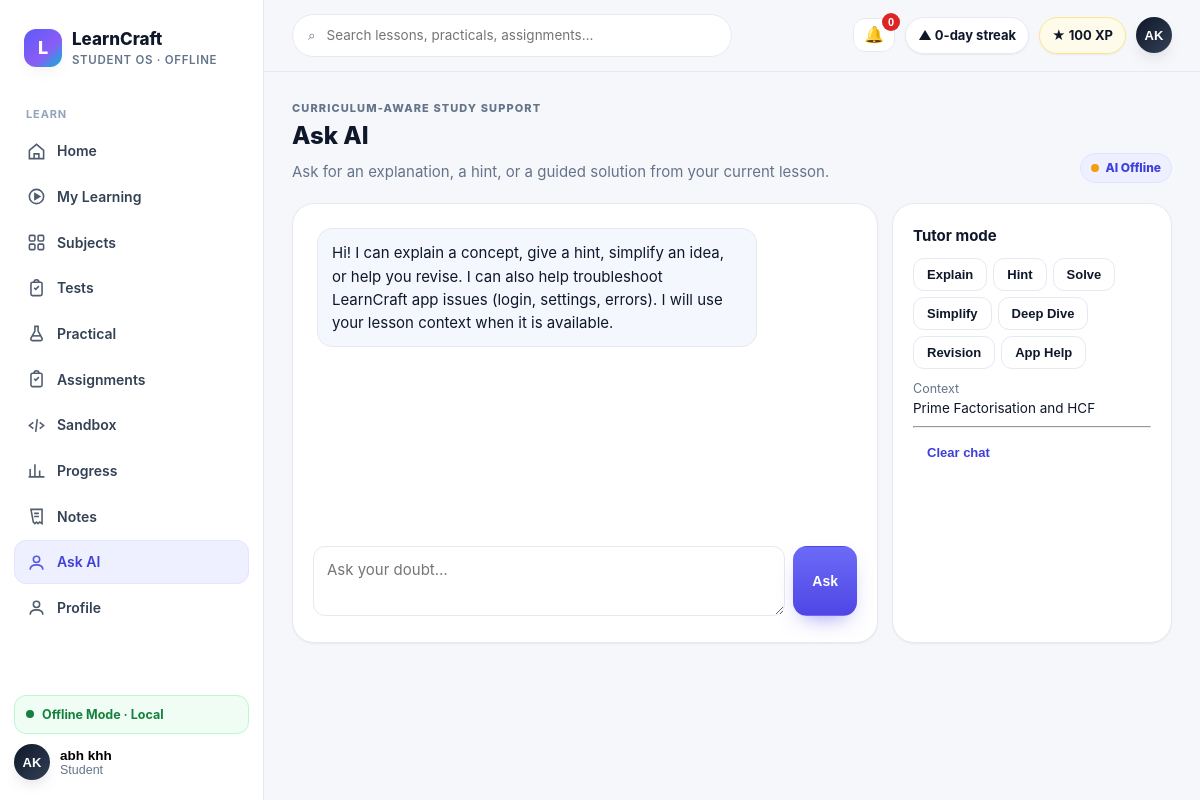
Page /ask-ai?lesson_id=cbse-x-2026-27-maths-real-numbers-prime-factorisation (signed in) on the committed database.
### tables this page shows
CREATE TABLE users (
            id INTEGER PRIMARY KEY AUTOINCREMENT,
            name TEXT NOT NULL,
            email TEXT NOT NULL UNIQUE,
            password_hash TEXT NOT NULL,
            role TEXT NOT NULL DEFAULT 'STUDENT',
            avatar TEXT,
            bio TEXT,
            created_at TIMESTAMP NOT NULL DEFAULT CURRENT_TIMESTAMP,
            updated_at TIMESTAMP NOT NULL DEFAULT CURRENT_TIMESTAMP
        );

CREATE TABLE academic_lessons (
            lesson_id TEXT PRIMARY KEY,
            topic_id TEXT NOT NULL,
            title TEXT NOT NULL,
            slug TEXT NOT NULL,
            summary TEXT NOT NULL,
            learning_objectives_json TEXT NOT NULL,
            prerequisites_json TEXT NOT NULL,
            estimated_minutes INTEGER NOT NULL,
            difficulty TEXT NOT NULL,
            content_blocks_json TEXT NOT NULL,
            source_reference TEXT NOT NULL,
            FOREIGN KEY(topic_id) REFERENCES academic_topics(topic_id)
        );

### app/main.py (the view)
@app.route("/ask-ai")
@require_auth
def ask_ai():
    lesson_id = request.args.get("lesson_id", "")
    lesson = get_academic_lesson(lesson_id) if lesson_id else None
    return render_template("pages/ask_ai.html", title="Ask AI", lesson=lesson,
                           **shell_ctx("ask-ai", current_user()))

### app/database/connection.py (called while the page is built)
def resolve_db_path():
    configured = os.environ.get("LEARNCRAFT_DB_PATH")
    if configured:
        return Path(configured)
    return DATA_DIR / "learncraft.db"

def get_connection():
    db_path = resolve_db_path()
    db_path.parent.mkdir(parents=True, exist_ok=True)
    connection = sqlite3.connect(db_path)
    connection.row_factory = sqlite3.Row
    return connection

def _row_to_dict(row):
    return dict(row) if row else None

def get_user_by_id(user_id):
    connection = get_connection()
    user = connection.execute("SELECT * FROM users WHERE id = ?", (int(user_id),)).fetchone()
    connection.close()
    return _row_to_dict(user)

def user_payload(user):
    if not user:
        return None
    user_data = dict(user)
    user_data.pop("password_hash", None)
    return user_data

def get_user_progress(user_id):
    connection = get_connection()
    rows = connection.execute(
        "SELECT * FROM learning_progress WHERE user_id = ? ORDER BY updated_at DESC",
        (int(user_id),),
    ).fetchall()
    connection.close()
    return [dict(row) for row in rows]

### app/main.py (called while the page is built, shortened)
def current_user():
    user_id = session.get("user_id")
    if not user_id:
        return None
    return user_payload(get_user_by_id(user_id))

def is_teacher_user(user=None):
    return bool(user) and user.get("role") in {"TEACHER", "ADMIN"}

def require_auth(view):
    @wraps(view)
    def wrapped(*args, **kwargs):
        user = current_user()
        return view(*args, **kwargs)
    return wrapped

def build_student_profile(user=None):
    profile = {"name": "Student", "roll_no": "Student", "avatar": "LC", "level": 1,
               "xp": 0, "streak_days": 0, "overall_progress": 0, "rank": None}
    if user is None:
        return profile
    rows = get_user_progress(user["id"])
    completed = sum(row["status"] == "completed" for row in rows)
    overall = round(sum(row["percent_complete"] for row in rows) / len(rows)) if rows else 0
    profile.update({"name": user.get("name") or "Student", "avatar": (user.get("avatar") or "LC").upper(),
                   "roll_no": user.get("roll_no") or "Student", "xp": completed * 100,
                   "overall_progress": overall, "level": 1 + completed // 5})
    return profile

### app/services/teacher_control.py (called while the page is built)
def _dicts(rows):
    return [dict(row) for row in rows]

### frontend/templates/pages/ask_ai.html (shortened to what this page needs)
{% extends "base.html" %}
{% block content %}
<div class="page-head"><div><div class="eyebrow">Curriculum-aware study support</div><div class="h1">Ask AI</div><p>Ask for an explanation, a hint, or a guided solution from your current lesson.</p></div><span class="badge info ai-status"><i class="ai-dot" id="aiDot"></i><span id="aiStatus">Checking AI…</span></span></div>
<div class="ai-layout">
  <section class="card ai-chat">
    <div id="messages" class="ai-messages"><div class="ai-msg assistant">Hi! I can explain a concept, give a hint, simplify an idea, or help you revise. I can also help troubleshoot LearnCraft app issues (login, settings, errors). I will use your lesson context when it is available.</div></div>
    <div class="ai-compose"><textarea id="question" class="input" placeholder="Ask your doubt…" aria-label="Your question"></textarea><button id="send" class="btn btn-primary">Ask</button></div>
  </section>
  <aside class="card">
    <div class="h3">Tutor mode</div>
    <div style="display:flex;gap:6px;flex-wrap:wrap;margin:10px 0">{% for mode in ['Explain','Hint','Solve','Simplify','Deep Dive','Revision','App Help'] %}<button class="btn btn-secondary btn-sm mode" data-mode="{{ mode }}">{{ mode }}</button>{% endfor %}</div>
    <div class="caption">Context</div>
    <div class="body-sm" id="context">{{ lesson.title if lesson else 'No lesson selected. Open Ask AI from a lesson for grounded help.' }}</div>
    <hr>
    <button class="btn btn-ghost btn-sm" id="clear">Clear chat</button>
  </aside>
</div>
{% endblock %}

### frontend/templates/base.html (shortened to what this page needs)
<!DOCTYPE html>
<html lang="en">
<head>
<link rel="stylesheet" href="/static/css/design-system.css">
</head>
<body>
{% from "components.html" import icon %}
<div class="shell">
  <aside class="sidebar" id="sidebar">
    <div class="brand"><div class="brand-mark">L</div><div><div class="brand-name">LearnCraft</div><div class="brand-sub">Student OS · Offline</div></div></div>
    <nav class="nav">
      <div class="nav-label">Learn</div>
      {% for item in nav %}
      <a class="nav-item {% if active == item.slug %}active{% endif %}" href="{{ item.href }}">{{ icon(item.icon) }}{{ item.label }}
      </a>
      {% endfor %}
    </nav>
    <div class="side-foot">
      <div class="offline-pill" data-network-pill><span class="dot pulse"></span><span>Offline Mode · Local</span></div>
      <div class="profile-menu-wrap sidebar-profile-wrap">
        <button class="mini-profile profile-trigger" type="button" aria-expanded="false" aria-controls="sidebarProfileMenu">
          <div class="avatar">{{ student.avatar }}</div>
          <div><div style="font-weight:800;font-size:13.5px">{{ student.name }}</div><div class="caption">{{ student.roll_no }}</div></div>
        </button>
      </div>
    </div>
  </aside>
  <div class="main">
    <div class="topbar">
      <div class="search">⌕ <input id="globalSearch" placeholder="Search lessons, practicals, assignments…" oninput="filterCards(this.value)"></div>
      <div class="top-actions">
        {% if not is_teacher %}
        <div class="notif-wrap">
          <button class="notif-btn" id="notifBell" type="button" aria-expanded="false" aria-controls="notifMenu" aria-label="Notifications">🔔<span class="notif-count" id="notifCount" hidden>0</span></button>
        </div>
        {% endif %}
        <span class="pill">▲ {{ student.streak_days }}-day streak</span>
        <span class="pill xp">★ {{ student.xp }} XP</span>
        <div class="profile-menu-wrap top-profile-wrap">
          <button class="profile-trigger top-profile-trigger" type="button" aria-expanded="false" aria-controls="topProfileMenu">
            <div class="avatar">{{ student.avatar }}</div>
          </button>
        </div>
      </div>
    </div>
    <div class="content">{% block content %}{% endblock %}</div>
  </div>
</div>
</body>
</html>

### frontend/templates/base.html (style rules this page uses)
.notif-wrap { position:relative }
.notif-btn { position:relative;border:1px solid var(--line);background:var(--surface);border-radius:12px;padding:8px 10px;font-size:16px;cursor:pointer;line-height:1 }
.notif-count { position:absolute;top:-6px;right:-6px;min-width:18px;height:18px;border-radius:999px;background:#DC2626;color:#fff;font-size:11px;font-weight:800;display:grid;place-items:center;padding:0 4px }

### frontend/templates/pages/ask_ai.html (style rules this page uses)
.ai-layout { display:grid;grid-template-columns:minmax(0,1fr) 280px;gap:14px }
.ai-chat { min-height:440px;display:flex;flex-direction:column }
.ai-messages { flex:1;display:flex;flex-direction:column;gap:10px;overflow:auto;padding:4px }
.ai-msg { max-width:82%;padding:12px 14px;border-radius:15px;white-space:pre-wrap }
.ai-msg.assistant { background:#F5F7FF;border:1px solid var(--line) }
.ai-compose { display:flex;gap:8px;margin-top:12px }
.ai-compose textarea { flex:1;min-height:56px;resize:vertical }
.ai-status { display:inline-flex;align-items:center;gap:6px }
.ai-dot { width:8px;height:8px;border-radius:50%;background:#94A3B8 }
.ai-dot.offline { background:#F59E0B }

### rows in the picture
users: avatar "AK", name "abh khh", roll_no "Student"
academic_lessons: title "Prime Factorisation and HCF"

### other values in the picture
{{ item.label }} "Home" "My Learning" "Subjects" "Tests" "Practical" "Assignments" "Sandbox" "Progress" "Notes" "Ask AI" "Profile"
{{ student.streak_days }} "0"
{{ student.xp }} "100"
{{ mode }} "Explain" "Hint" "Solve" "Simplify" "Deep Dive" "Revision" "App Help"
